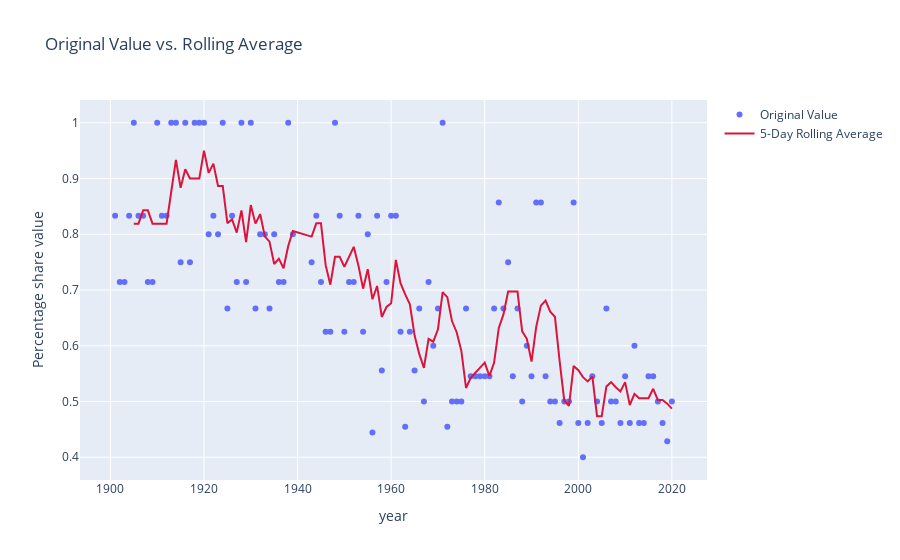

Notebook code cell kept with this figure:
### Code cell
import plotly.graph_objects as go
# Create the Plotly figure
fig = go.Figure()

# Add the original data as a scatter plot
fig.add_trace(go.Scatter(x=temp_rolling_pctShare_df['year'], y=temp_rolling_pctShare_df['rolling_value_pct_share'], mode='markers', name='Original Value'))

# Add the rolling average as a line plot
fig.add_trace(go.Scatter(x=temp_rolling_pctShare_df['year'], y=temp_rolling_pctShare_df['Rolling_Average'], mode='lines', name=f'{window_size}-Day Rolling Average', line=dict(color='crimson', width=2)))

# Update layout for better readability
fig.update_layout(
    title='Original Value vs. Rolling Average',
    xaxis_title='year',
    yaxis_title='Percentage share value',
    hovermode='x unified'
)

# Show the plot
fig.show()
